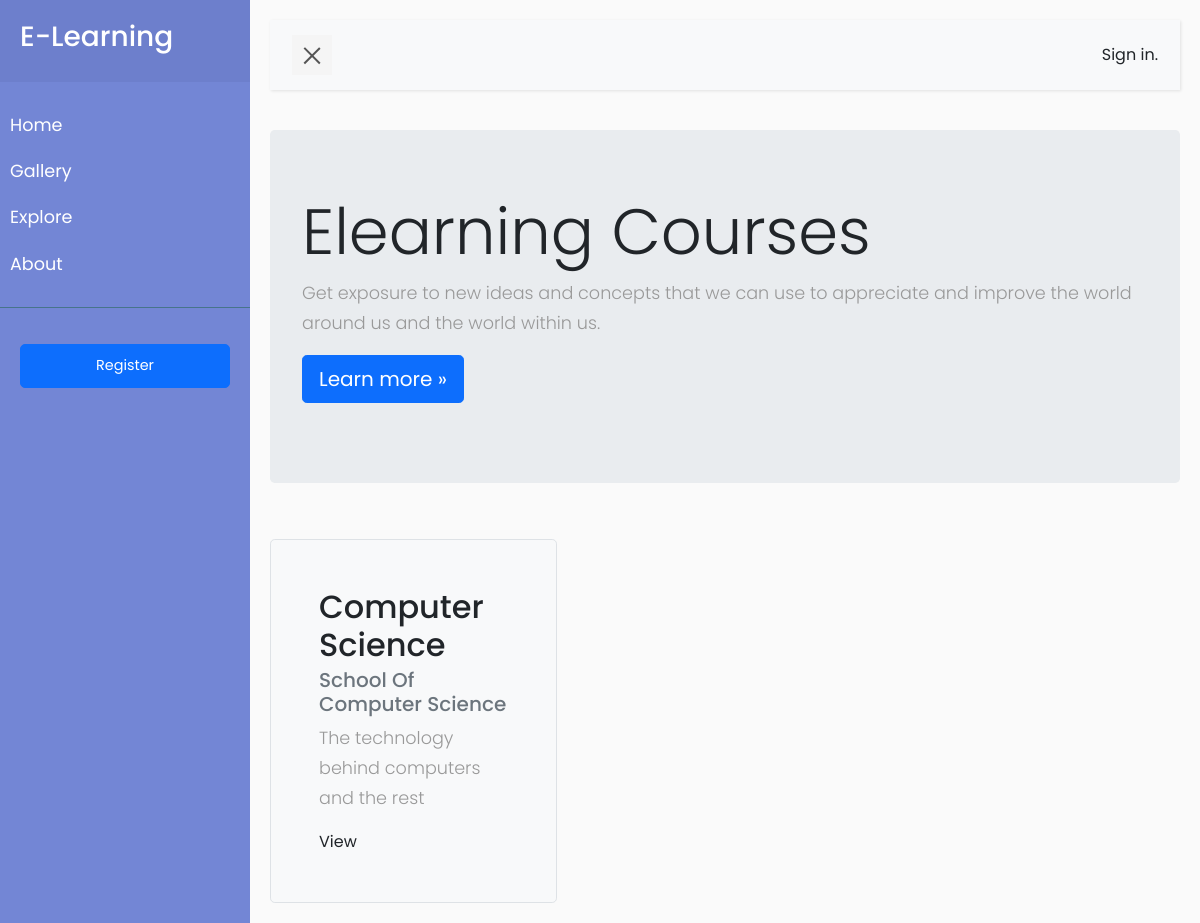
The app's page /, older data.
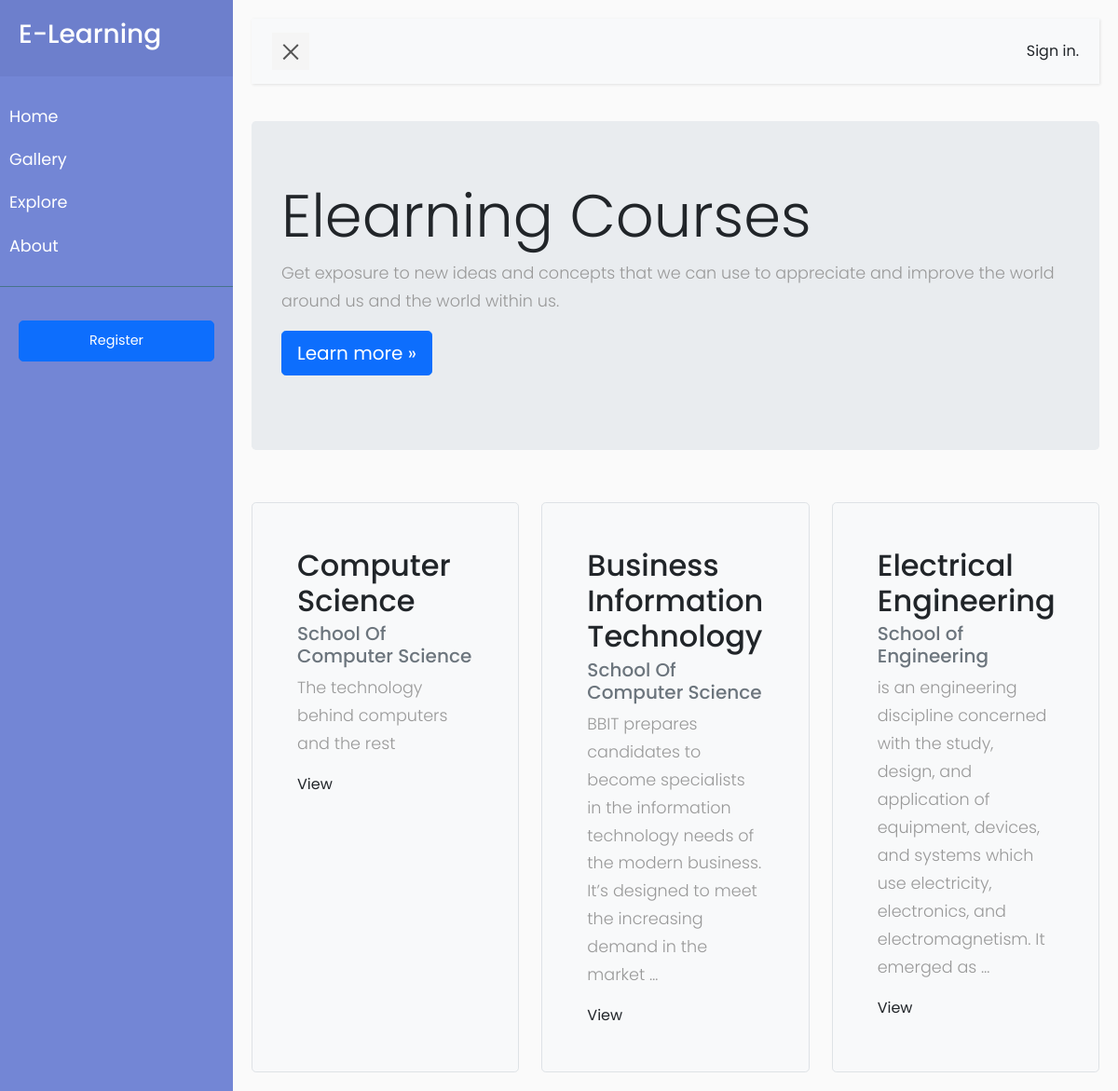
The same page, newer data.
### courses/models.py (models this page shows, shortened)
class Course(models.Model):
    programme = models.ForeignKey(Programme, related_name='course_programme', on_delete=models.CASCADE)
    department = models.ForeignKey(Departments, related_name='department', on_delete=models.CASCADE)
    courses = models.CharField(max_length=200)
    slug = models.SlugField(unique=True)
    overview = models.TextField()

class Departments(models.Model):
    programme = models.ForeignKey(Programme, related_name='programme', on_delete=models.CASCADE)
    title = models.CharField(max_length=250, default='Department')
    slug = models.SlugField(unique=True)
    def __str__(self):
        return self.title

### courses/views.py (the view)
# urls.py: path('', views.CoursesListView.as_view(), name='list_courses'),
class CoursesListView(ListView):
    model = Course
    template_name = 'courses/list/course_list.html'
    context_object_name = 'courses_list'

### courses/templates/courses/list/course_list.html (shortened to what this page needs)
{% extends 'base.html' %}
{% load user_group %}
{% load static %}
{% block sidebar %}
    {% if user.is_authenticated %}
        {% if request.user|user_info:"Instructors" %}
            <li>
                <a href="{% url 'units_list' %}">My DashBoard</a>
            </li>
        {% else %}
            <li>
                <a href="{% url 'view_enrolled_units'%}">Enrolled Units</a>
            </li>
            <li>
                <a href="#">Grades</a>
            </li>
            <li>
                <a href="#!">Finance</a>
            </li>
            <li>
                <a href="{% url 'profile' %}">My Profile</a>
            </li>
        {% endif %}
    {% else %}
        <li>
            <a href="#">Gallery</a>
        </li>
        <li>
            <a href="#">Explore</a>
        </li>
        <li>
            <a href="#">About</a>
        </li>
    {% endif %}
{% endblock %}
{% block content %}
    <div class="jumbotron">
      <h1 class="display-3">Elearning Courses</h1>
      <p>Get exposure to new ideas and concepts that we can use to appreciate and improve the world around us and the world within us. </p>
      <p><a class="btn btn-primary btn-lg" href="#" role="button">Learn more &raquo;</a></p>
    </div>
    <br>
    <div class="row align-items-md-stretch">
        {% for course in courses_list %}
          <div class="col-md-4">
            <div class="h-100 p-5 bg-light border rounded-3">
              <h2>{{ course.courses }}</h2>
                <h5 class="card-subtitle mb-2 text-muted">{{ course.department}}</h5>
                <p>{{ course.overview | truncatewords:25}}</p>
                <a href="{% url 'course_details' course.slug %}">View</a>
            </div>
          </div>
        {% empty %}
            <h3>Courses Unavailable</h3>
        {% endfor %}
    </div>
{% endblock %}

Row changes from the older to the newer data that the page shows:
added Course: courses "Business Information Technology", department "School Of Computer Science", overview "BBIT prepares candidates to become specialists in the information technology needs of the modern business. It’s designed to meet the increasing demand in the market …"
added Course: courses "Electrical Engineering", department "School of Engineering", overview "is an engineering discipline concerned with the study, design, and application of equipment, devices, and systems which use electricity, electronics, and electromagnetism. It emerged as …"
